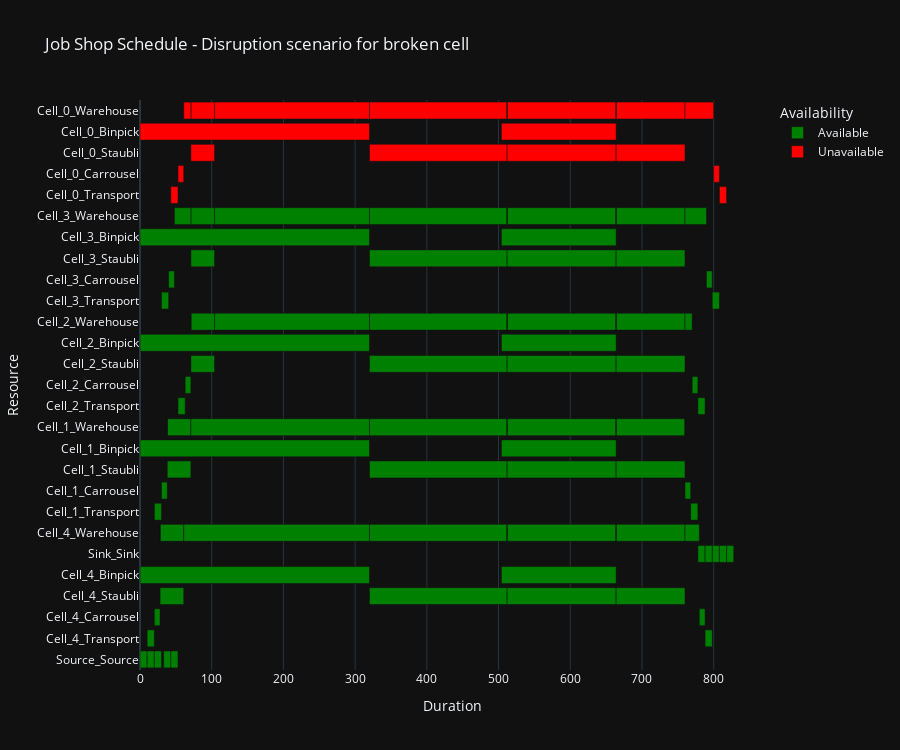

The notebook cell this image was saved under:
### Markdown cell above
### Disruption scenarios

### Code cell
df['Availability'] = df['Resource'].apply(lambda x: 'Unavailable' if str(x).startswith('Cell_0') else 'Available')
fig = px.bar(df, x='Duration', y='Resource', color='Availability', orientation='h',
             hover_data=['Start', 'End', 'Task', 'Name', 'Product'], base='Start', title="Job Shop Schedule")
fig = px.bar(df, x='Duration', y='Resource', color='Availability', orientation='h',
             hover_data=['Start', 'End', 'Task', 'Name', 'Product'], base='Start', title="Job Shop Schedule")
color_map = {
    'Available': 'green',
    'Unavailable': 'red'
}

fig = px.bar(df, x='Duration', y='Resource', color='Availability', color_discrete_map=color_map,
             orientation='h', hover_data=['Start', 'End', 'Task', 'Name', 'Product'], base='Start',
             title="Job Shop Schedule")
fig.update_layout(title="Job Shop Schedule - Disruption scenario for broken cell")
fig.update_layout(height=750)

### Figure 1 — Plotly figure (JSON) as saved in the notebook; plotly's stock layout.template omitted (floating-point values rounded to 4 significant figures; data arrays with more than 128 entries replaced by an {"elided": "..."} marker saying what was removed)
{"data": [{"alignmentgroup": "True", "base": [0, 10, 20, 28, 0, 320, 512, 504, 664, 780, 788, 798, 28, 28, 320, 61, 512, 512, 664, 664, 760, 10, 20, 30, 38, 0, 320, 512, 504, 664, 760, 768, 778, 38, 38, 320, 71, 512, 512, 664, 664, 760, 33, 818, 43, 53, 63, 71, 0, 320, 512, 504, 664, 770, 778, 788, 71, 71, 320, 104, 512, 512, 664, 664, 760, 20, 30, 40, 71, 0, 320, 512, 504, 664, 790, 798, 808, 71, 48, 320, 104, 512, 512, 664, 664, 760], "customdata": {"elided": "86x4 mixed values"}, "hovertemplate": "Availability=Available<br>Start=%{base}<br>Duration=%{x}<br>Resource=%{y}<br>End=%{customdata[0]}<br>Task=%{customdata[1]}<br>Name=%{customdata[2]}<br>Product=%{customdata[3]}<extra></extra>", "legendgroup": "Available", "marker": {"color": "green", "pattern": {"shape": ""}}, "name": "Available", "offsetgroup": "Available", "orientation": "h", "showlegend": true, "textposition": "auto", "x": [10, 10, 8, 33, 320, 192, 152, 160, 96, 8, 10, 10, 33, 0, 192, 259, 152, 0, 96, 0, 20, 10, 10, 8, 33, 320, 192, 152, 160, 96, 8, 10, 10, 33, 0, 192, 249, 152, 0, 96, 0, 0, 10, 10, 10, 10, 8, 33, 320, 192, 152, 160, 96, 8, 10, 10, 33, 0, 192, 216, 152, 0, 96, 0, 10, 10, 10, 8, 33, 320, 192, 152, 160, 96, 8, 10, 10, 33, 23, 192, 216, 152, 0, 96, 0, 30], "xaxis": "x", "y": ["Source_Source", "Cell_4_Transport", "Cell_4_Carrousel", "Cell_4_Staubli", "Cell_4_Binpick", "Cell_4_Staubli", "Cell_4_Staubli", "Cell_4_Binpick", "Cell_4_Staubli", "Cell_4_Carrousel", "Cell_4_Transport", "Sink_Sink", "Cell_4_Warehouse", "Cell_4_Warehouse", "Cell_4_Warehouse", "Cell_4_Warehouse", "Cell_4_Warehouse", "Cell_4_Warehouse", "Cell_4_Warehouse", "Cell_4_Warehouse", "Cell_4_Warehouse", "Source_Source", "Cell_1_Transport", "Cell_1_Carrousel", "Cell_1_Staubli", "Cell_1_Binpick", "Cell_1_Staubli", "Cell_1_Staubli", "Cell_1_Binpick", "Cell_1_Staubli", "Cell_1_Carrousel", "Cell_1_Transport", "Sink_Sink", "Cell_1_Warehouse", "Cell_1_Warehouse", "Cell_1_Warehouse", "Cell_1_Warehouse", "Cell_1_Warehouse", "Cell_1_Warehouse", "Cell_1_Warehouse", "Cell_1_Warehouse", "Cell_1_Warehouse", "Source_Source", "Sink_Sink", "Source_Source", "Cell_2_Transport", "Cell_2_Carrousel", "Cell_2_Staubli", "Cell_2_Binpick", "Cell_2_Staubli", "Cell_2_Staubli", "Cell_2_Binpick", "Cell_2_Staubli", "Cell_2_Carrousel", "Cell_2_Transport", "Sink_Sink", "Cell_2_Warehouse", "Cell_2_Warehouse", "Cell_2_Warehouse", "Cell_2_Warehouse", "Cell_2_Warehouse", "Cell_2_Warehouse", "Cell_2_Warehouse", "Cell_2_Warehouse", "Cell_2_Warehouse", "Source_Source", "Cell_3_Transport", "Cell_3_Carrousel", "Cell_3_Staubli", "Cell_3_Binpick", "Cell_3_Staubli", "Cell_3_Staubli", "Cell_3_Binpick", "Cell_3_Staubli", "Cell_3_Carrousel", "Cell_3_Transport", "Sink_Sink", "Cell_3_Warehouse", "Cell_3_Warehouse", "Cell_3_Warehouse", "Cell_3_Warehouse", "Cell_3_Warehouse", "Cell_3_Warehouse", "Cell_3_Warehouse", "Cell_3_Warehouse", "Cell_3_Warehouse"], "yaxis": "y", "type": "bar"}, {"alignmentgroup": "True", "base": [43, 53, 71, 0, 320, 512, 504, 664, 800, 808, 71, 61, 320, 104, 512, 512, 664, 664, 760], "customdata": [[53, "Task 43", "1_16_2_1", "1_16_2"], [61, "Task 44", "1_16_2_2", "1_16_2"], [104, "Task 45", "1_16_2_3", "1_16_2"], [320, "Task 46", "1_16_2_4", "1_16_2"], [512, "Task 47", "1_16_2_5", "1_16_2"], [664, "Task 48", "1_16_2_6", "1_16_2"], [664, "Task 49", "1_16_2_7", "1_16_2"], [760, "Task 50", "1_16_2_8", "1_16_2"], [808, "Task 51", "1_16_2_9", "1_16_2"], [818, "Task 52", "1_16_2_10", "1_16_2"], [104, "Task 54", "warehouse_for_1_16_2_3", "1_16_2"], [71, "Task 55", "filler_between_1_16_2_2_and_warehouse_for_1_16_2_3", "1_16_2"], [512, "Task 56", "warehouse_for_1_16_2_5", "1_16_2"], [320, "Task 57", "filler_between_warehouse_for_1_16_2_3_and_warehouse_for_1_16_2_5", "1_16_2"], [664, "Task 58", "warehouse_for_1_16_2_6", "1_16_2"], [512, "Task 59", "filler_between_warehouse_for_1_16_2_5_and_warehouse_for_1_16_2_6", "1_16_2"], [760, "Task 60", "warehouse_for_1_16_2_8", "1_16_2"], [664, "Task 61", "filler_between_warehouse_for_1_16_2_6_and_warehouse_for_1_16_2_8", "1_16_2"], [800, "Task 62", "filler_between_warehouse_for_1_16_2_8_and_1_16_2_9", "1_16_2"]], "hovertemplate": "Availability=Unavailable<br>Start=%{base}<br>Duration=%{x}<br>Resource=%{y}<br>End=%{customdata[0]}<br>Task=%{customdata[1]}<br>Name=%{customdata[2]}<br>Product=%{customdata[3]}<extra></extra>", "legendgroup": "Unavailable", "marker": {"color": "red", "pattern": {"shape": ""}}, "name": "Unavailable", "offsetgroup": "Unavailable", "orientation": "h", "showlegend": true, "textposition": "auto", "x": [10, 8, 33, 320, 192, 152, 160, 96, 8, 10, 33, 10, 192, 216, 152, 0, 96, 0, 40], "xaxis": "x", "y": ["Cell_0_Transport", "Cell_0_Carrousel", "Cell_0_Staubli", "Cell_0_Binpick", "Cell_0_Staubli", "Cell_0_Staubli", "Cell_0_Binpick", "Cell_0_Staubli", "Cell_0_Carrousel", "Cell_0_Transport", "Cell_0_Warehouse", "Cell_0_Warehouse", "Cell_0_Warehouse", "Cell_0_Warehouse", "Cell_0_Warehouse", "Cell_0_Warehouse", "Cell_0_Warehouse", "Cell_0_Warehouse", "Cell_0_Warehouse"], "yaxis": "y", "type": "bar"}], "layout": {"xaxis": {"anchor": "y", "domain": [0.0, 1.0], "title": {"text": "Duration"}}, "yaxis": {"anchor": "x", "domain": [0.0, 1.0], "title": {"text": "Resource"}}, "legend": {"title": {"text": "Availability"}, "tracegroupgap": 0}, "title": {"text": "Job Shop Schedule - Disruption scenario for broken cell"}, "barmode": "relative", "height": 750}}
